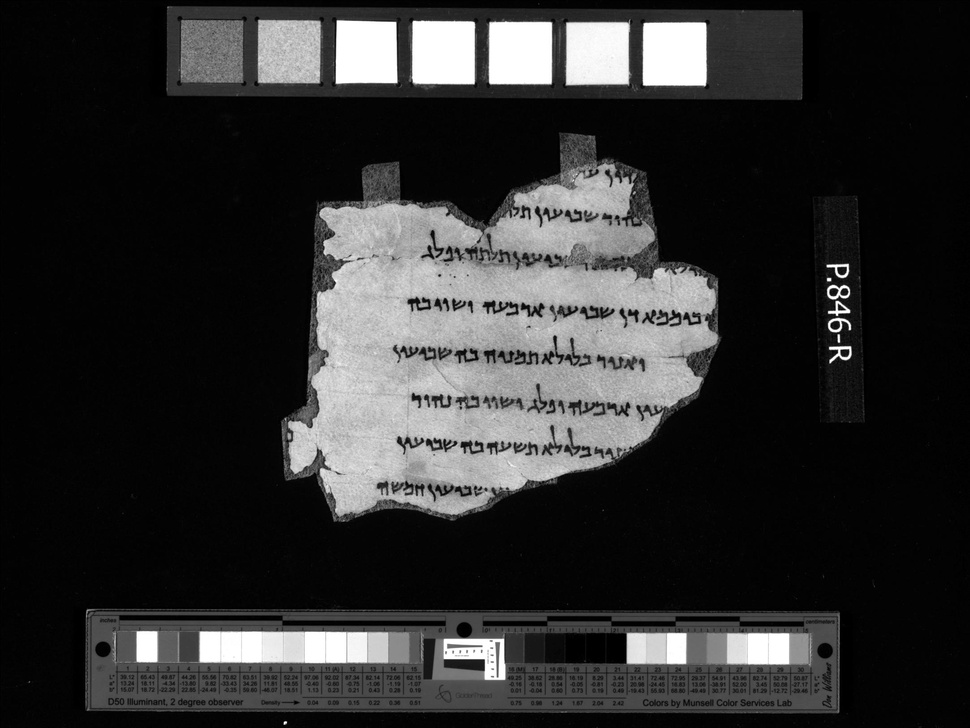
#> input picture OpenCV/test.jpg, 970 x 728 px, shrunk from 2165 x 1624 before the run
$ python snake.py
#> lines starting #> are read from the running program, lines starting #| are printed output that depends on the picture; after the words box and inside, x2 and y2 are one past the last pixel; in counts of white or black regions, pixels touching at a corner belong together
import numpy as np
import matplotlib.pyplot as plt
from skimage import data, img_as_float, io
from skimage.segmentation import (morphological_chan_vese,
                                  morphological_geodesic_active_contour,
                                  inverse_gaussian_gradient,
                                  checkerboard_level_set)


def store_evolution_in(lst):
    """Returns a callback function to store the evolution of the level sets in
    the given list.
    """

    def _store(x):
        lst.append(np.copy(x))

    return _store


# Morphological ACWE
#image = img_as_float(data.camera())
#image = img_as_float('test.jpg')
image = io.imread('test.jpg')
#> image is the input picture: shape (728, 970); min 0, max 255, mean 48

# Initial level set
init_ls = checkerboard_level_set(image.shape, 6)
# List with intermediate results for plotting the evolution
evolution = []
callback = store_evolution_in(evolution)
ls = morphological_chan_vese(image, 35, init_level_set=init_ls, smoothing=3,
                             iter_callback=callback)
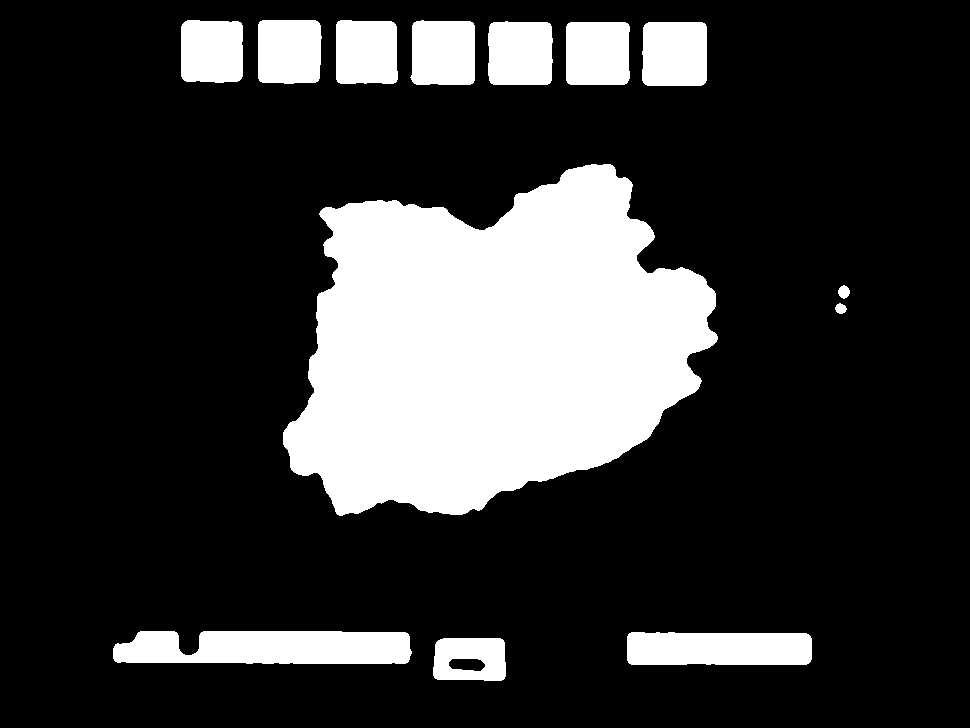
#> ls: shape (728, 970) int8; values 0 (black) and 1 (white), 21.3% white; 13 white regions, largest, box (x1, y1, x2, y2) and area: (283, 164, 718, 516) 105357, (113, 631, 412, 664) 8821, (627, 632, 812, 665) 5886

fig, axes = plt.subplots(2, 2, figsize=(8, 8))
ax = axes.flatten()

ax[0].imshow(image, cmap="gray")
ax[0].set_axis_off()
ax[0].contour(ls, [0.5], colors='r')
ax[0].set_title("Morphological ACWE segmentation", fontsize=12)

ax[1].imshow(ls, cmap="gray")
ax[1].set_axis_off()
contour = ax[1].contour(evolution[2], [0.5], colors='g')
contour.collections[0].set_label("Iteration 2")
contour = ax[1].contour(evolution[7], [0.5], colors='y')
contour.collections[0].set_label("Iteration 7")
contour = ax[1].contour(evolution[-1], [0.5], colors='r')
contour.collections[0].set_label("Iteration 35")
ax[1].legend(loc="upper right")
title = "Morphological ACWE evolution"
ax[1].set_title(title, fontsize=12)


# Morphological GAC
image = img_as_float(data.coins())
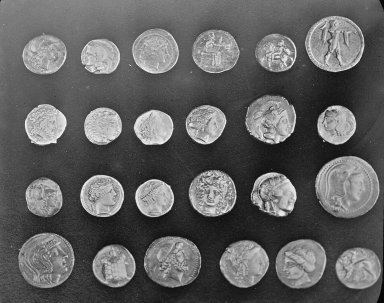
#> input picture skimage.data.coins(), 384 x 303 px
#> image: shape (303, 384) float64
gimage = inverse_gaussian_gradient(image)
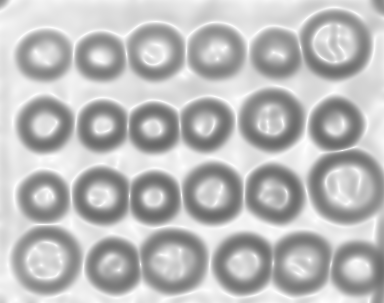
#> gimage: shape (303, 384) float64; min 0.411, max 0.999, mean 0.738

# Initial level set
init_ls = np.zeros(image.shape, dtype=np.int8)
init_ls[10:-10, 10:-10] = 1
# List with intermediate results for plotting the evolution
evolution = []
callback = store_evolution_in(evolution)
ls = morphological_geodesic_active_contour(gimage, 230, init_ls,
                                           smoothing=1, balloon=-1,
                                           threshold=0.69,
                                           iter_callback=callback)
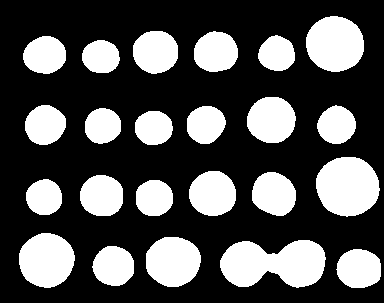
#> ls: shape (303, 384) int8; values 0 (black) and 1 (white), 31.8% white; 23 white regions, largest, box (x1, y1, x2, y2) and area: (220, 240, 326, 288) 3733, (316, 157, 380, 217) 2995, (306, 16, 364, 72) 2555

ax[2].imshow(image, cmap="gray")
ax[2].set_axis_off()
ax[2].contour(ls, [0.5], colors='r')
ax[2].set_title("Morphological GAC segmentation", fontsize=12)

ax[3].imshow(ls, cmap="gray")
ax[3].set_axis_off()
contour = ax[3].contour(evolution[0], [0.5], colors='g')
contour.collections[0].set_label("Iteration 0")
contour = ax[3].contour(evolution[100], [0.5], colors='y')
contour.collections[0].set_label("Iteration 100")
contour = ax[3].contour(evolution[-1], [0.5], colors='r')
contour.collections[0].set_label("Iteration 230")
ax[3].legend(loc="upper right")
title = "Morphological GAC evolution"
ax[3].set_title(title, fontsize=12)

fig.tight_layout()
plt.show()
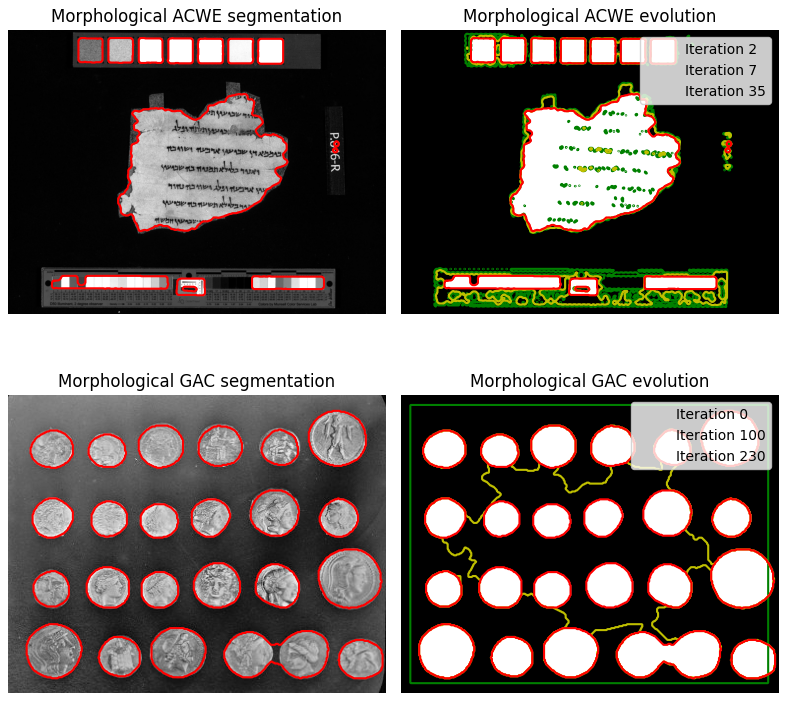
#> figure drawn by matplotlib, 4 panels

$ run again, with OpenCV/1.pgm saved as OpenCV/test.jpg
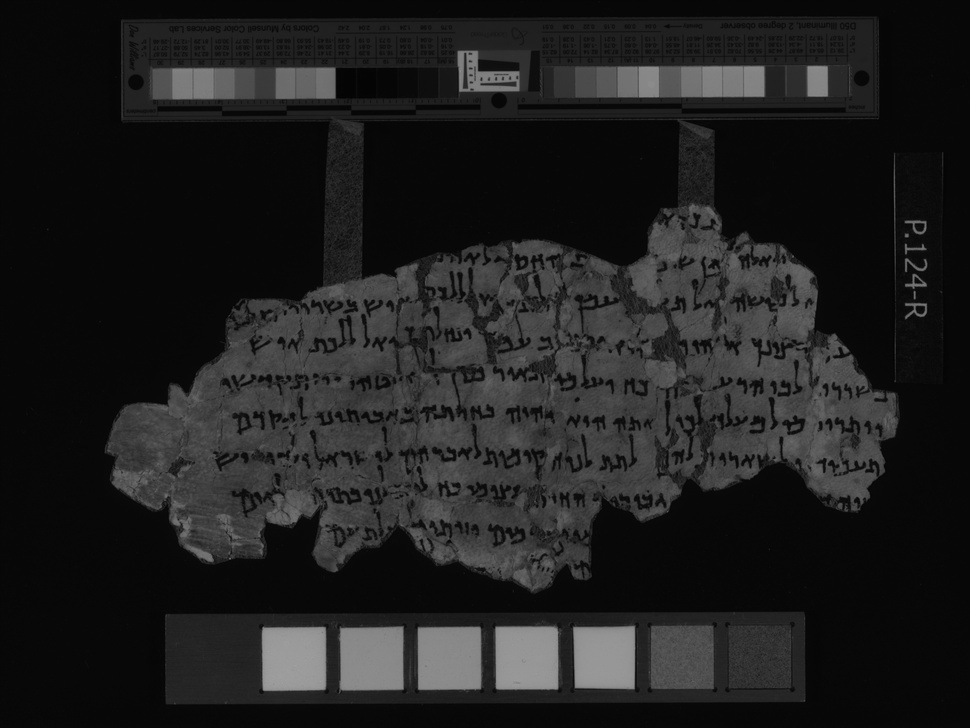
#> input picture OpenCV/1.pgm, 970 x 728 px, shrunk from 2165 x 1624 before the run
#> image is the input picture: shape (728, 970); min 0, max 162, mean 31
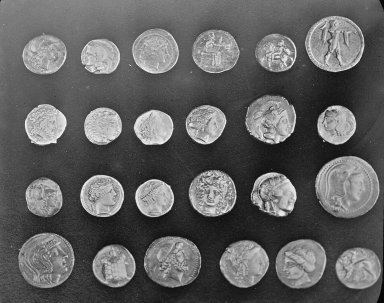
#> input picture skimage.data.coins(), 384 x 303 px
#> image: shape (303, 384) float64
#> `plt.show()`:
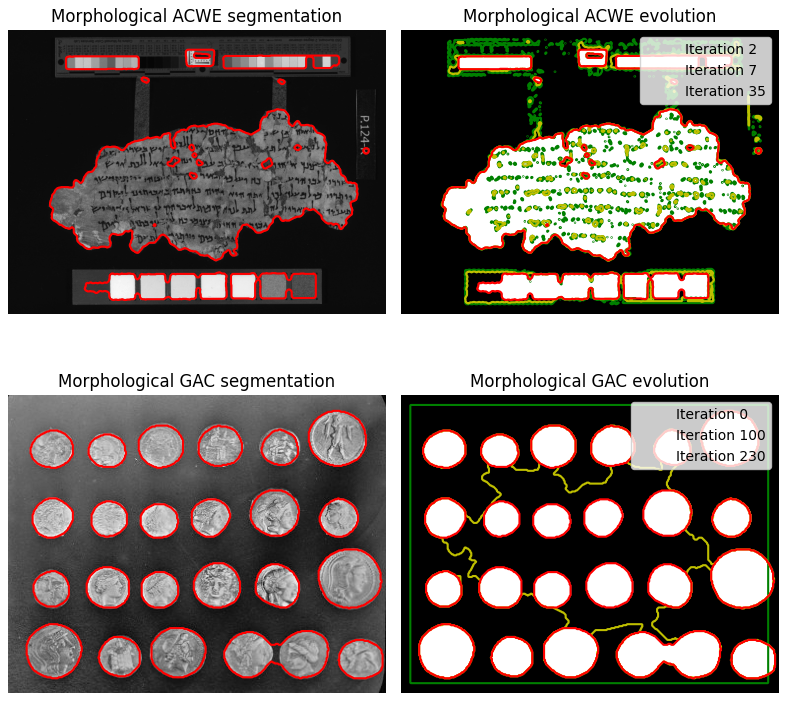
#> figure drawn by matplotlib, 4 panels
